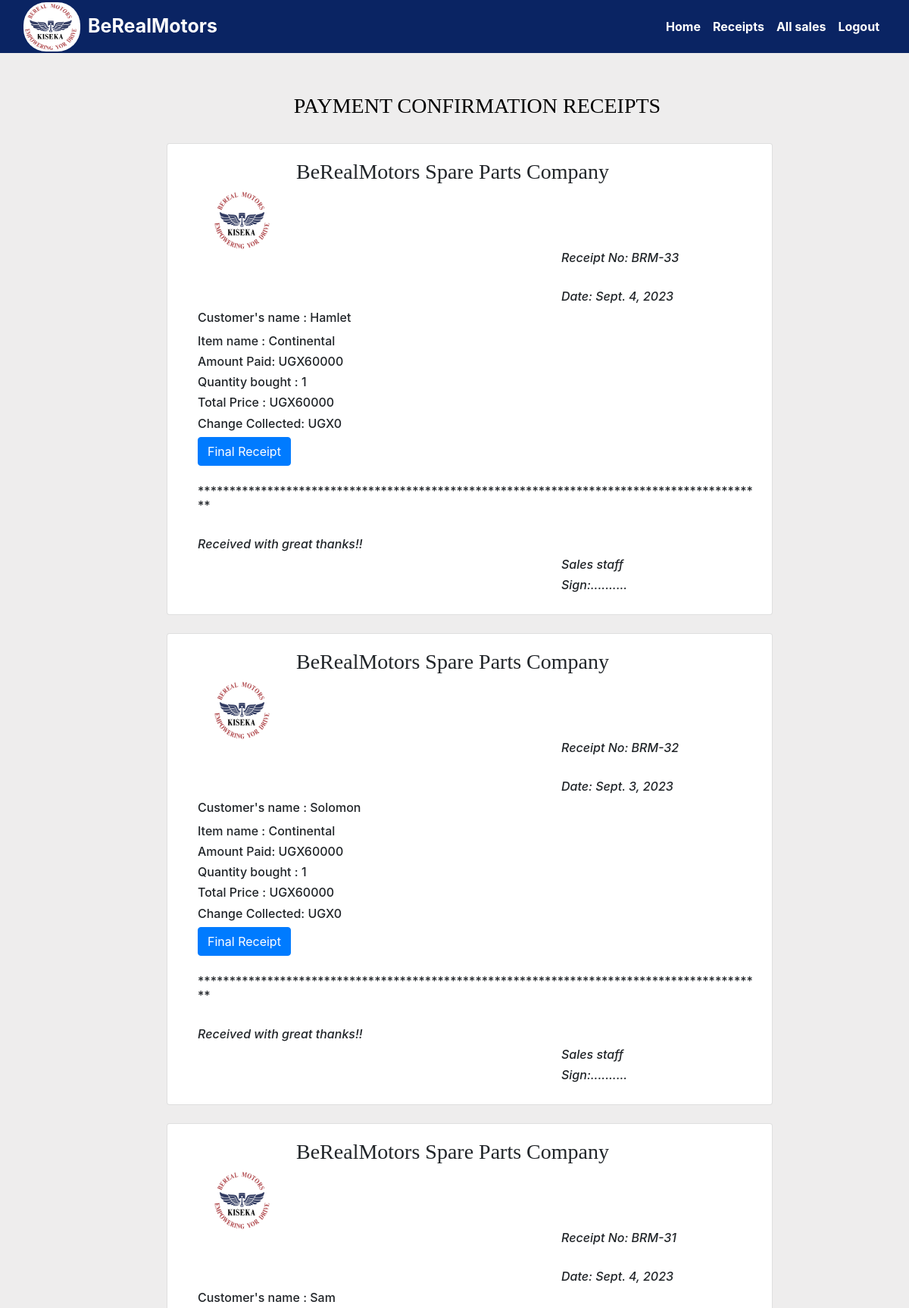
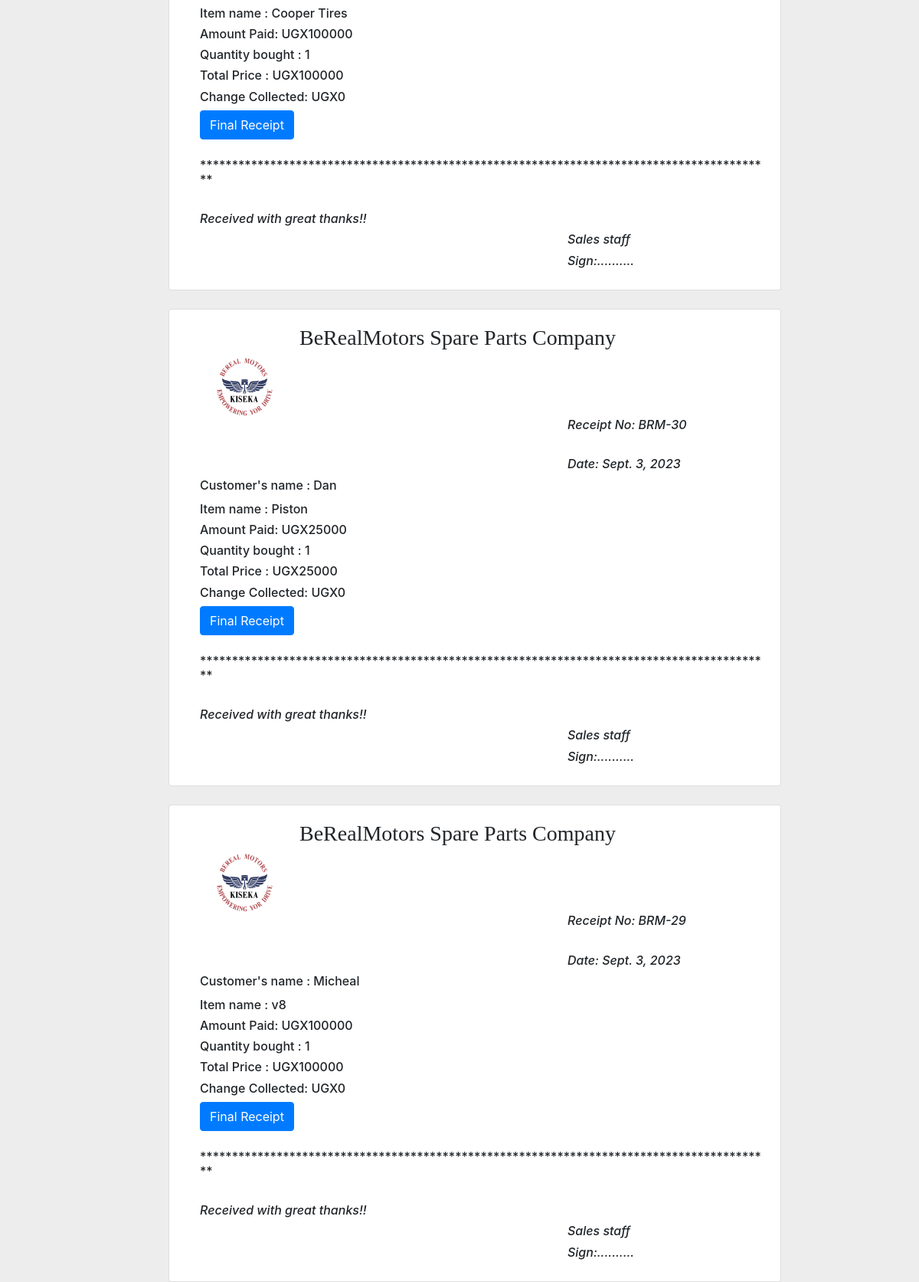
The app's page /receipt/ (signed in, upper part) with its own data (2 pictures, top to bottom).
### MyApplication/models.py (models this page shows, shortened)
class Sale(models.Model):
    item = models.ForeignKey(Product,on_delete=models.CASCADE)
    quantity = models.IntegerField(null=False,blank=False)
    amount_recieved = models.IntegerField(null=False, blank=False)
    issued_to = models.CharField(max_length=50, null=False, blank=False)
    unit_price = models.IntegerField(default =0, null=False, blank=False)
    branch_name = models.CharField(max_length=50, null=False, blank=False)
    sale_date = models.DateField(default=timezone.now)
    phone_number = models.CharField(max_length=50, null=False, blank=False)
    def get_total(self):
        total = self.quantity*self.item.unit_price
        return int(total)
    def get_change(self):
        change = self.get_total() - self.amount_recieved
        return abs(int(change))

class Product(models.Model):
    Category_name = models.ForeignKey(Category, on_delete = models.CASCADE)
    item_name = models.CharField(max_length = 50)
    received_date =models.DateTimeField(auto_now=True)
    country_of_origin =models.CharField(max_length = 50)
    total_quantity= models.IntegerField(default=0, null=False,blank=False)
    issued_quantity = models.IntegerField(default=0, null=True,blank=True)
    recieved_quantity = models.IntegerField(default=0,null=False,blank=False)
    unit_price = models.IntegerField(default=0, null=False,blank=False)
    def __str__(self):
        return self.item_name

### MyApplication/views.py (the view)
# urls.py: path('receipt/',views.receipt, name = 'receipt'),
@login_required
def receipt(request):
    sales = Sale.objects.all().order_by('-id')
    return render(request,'dan/receipt.html',{'sales':sales})

### template/dan/receipt.html
{% extends 'dan/base.html'%}
{% block content%}
{% load static %}
<br /><br>
<div class="first-receipt">
  <h3 class="text-center" style="margin-left: 20px;">PAYMENT CONFIRMATION RECEIPTS</h3><br>
  {% for sale in sales %}
  <div class="card" style="z-index: 0;">
    <div class="card-body">
      <h3 class="title">BeRealMotors Spare Parts Company</h3>
      <img src="{% static 'css/image/2.png' %}" alt="logo" width="80" height="80" style="border-radius: 30px; margin-left: 40px;"
        class="d-inline-block align-text-top">
        <h6 style="margin-left: 500px;"><em>Receipt No: BRM-{{sale.id}}</em></h6>
        <br>
        <h6 style="margin-left: 500px;"><em>Date: {{sale.sale_date}}</em></h6>
      <h6 class="card-title">Customer's name : {{sale.issued_to | title}}</h6>
      <h6 class="card-text">Item name : {{sale.item}}</h6>
      <h6 class="card-text">Amount Paid: UGX{{ sale.amount_recieved }}</h6>
      <h6 class="card-text">Quantity bought : {{sale.quantity }}</h6>
      <h6 class="card-text">Total Price : UGX{{ sale.get_total }}</h6>
      <div style="flex: 1">
        <h6 class="card-text">Change Collected: UGX{{ sale.get_change }}</h6>
        <a href="{% url 'receipt_detail' sale.id %}">
          <input type="submit" value="Final Receipt" class="btn btn-primary" style="margin-left: 20px;" type="button" />
        </a><br><br>
        <h6 class="card-text">******************************************************************************************</h6>
        <br>
                <h6 class="card-text"><em>Received with great thanks!!</em></h6>
                <h6 style="margin-left: 500px;"><em>Sales staff</em></h6>
                <h6 style="margin-left: 500px;"><em>Sign:..........</em></h6>
      </div>
    </div>
  </div>
  <br />
  {% endfor %}
</div>
<br>
<br>
<br>
{% endblock %}

### MyApplication/static/css/main.css (style rules this page uses)
body { background-color: #EEEDED; overflow-x: hidden; z-index: 500; }
.text-center { color:black; font-family: Georgia, 'Times New Roman', Times, serif; font-size: 30px; }
.title { margin-left: 150px; font-family: Cambria, Cochin, Georgia, Times, 'Times New Roman', serif; }
.text-center { font-size: 28px; margin-top: 50px; margin-left: 100px; }
.first-receipt { width: 70%; margin-left: 200px; margin-top: 5px; padding: 20px; }
.card-title { margin-left: 20px; }
.card-text { margin-left: 20px; }

### records on screen
Sale: id "33", sale_date "Sept. 4, 2023", issued_to "Hamlet", item "Continental", amount_recieved "60000", quantity "1", get_total "60000", get_change "0"
Sale: id "32", sale_date "Sept. 3, 2023", issued_to "Solomon", item "Continental", amount_recieved "60000", quantity "1", get_total "60000", get_change "0"
Sale: id "31", sale_date "Sept. 4, 2023", issued_to "Sam", item "Cooper Tires", amount_recieved "100000", quantity "1", get_total "100000", get_change "0"
Sale: id "30", sale_date "Sept. 3, 2023", issued_to "Dan", item "Piston", amount_recieved "25000", quantity "1", get_total "25000", get_change "0"
Sale: id "29", sale_date "Sept. 3, 2023", issued_to "Micheal", item "v8", amount_recieved "100000", quantity "1", get_total "100000", get_change "0"
